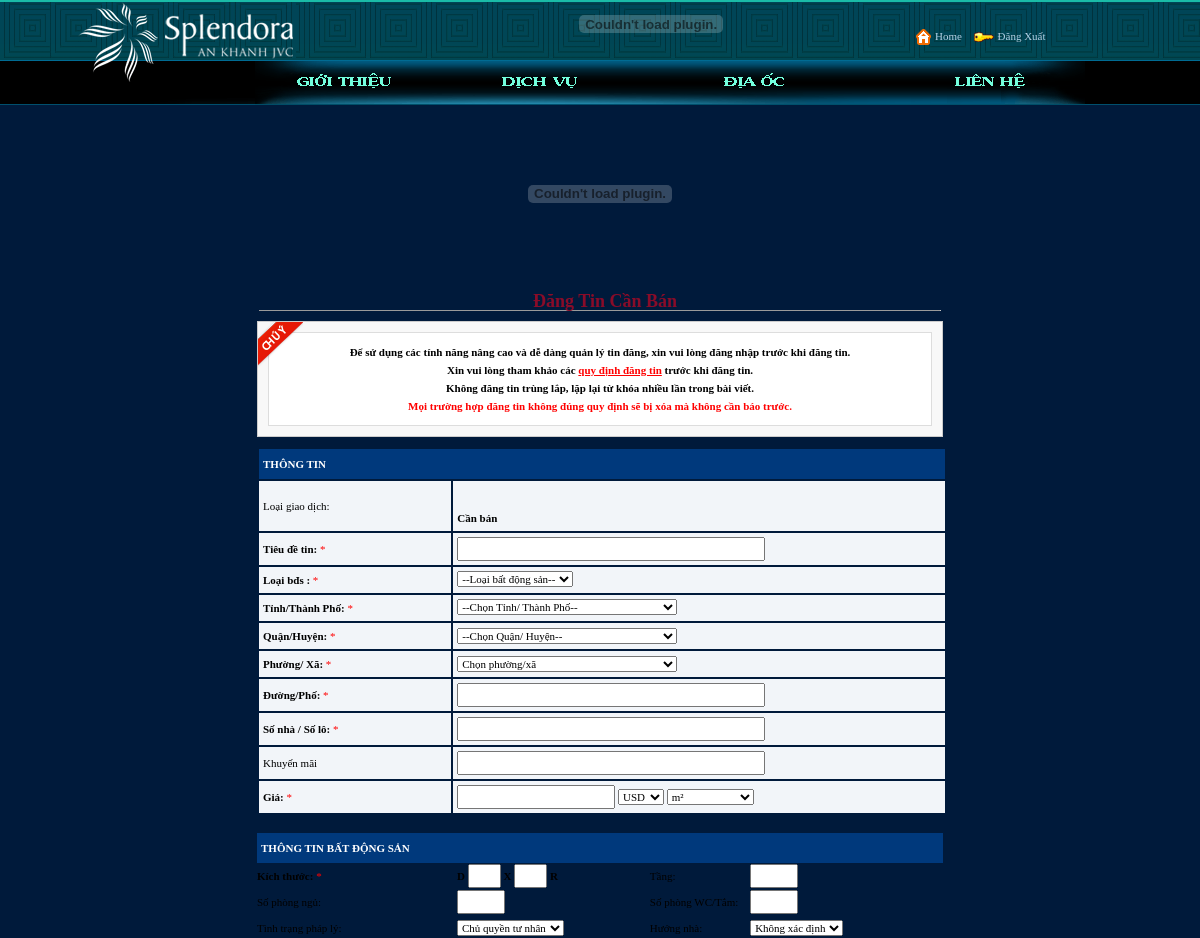
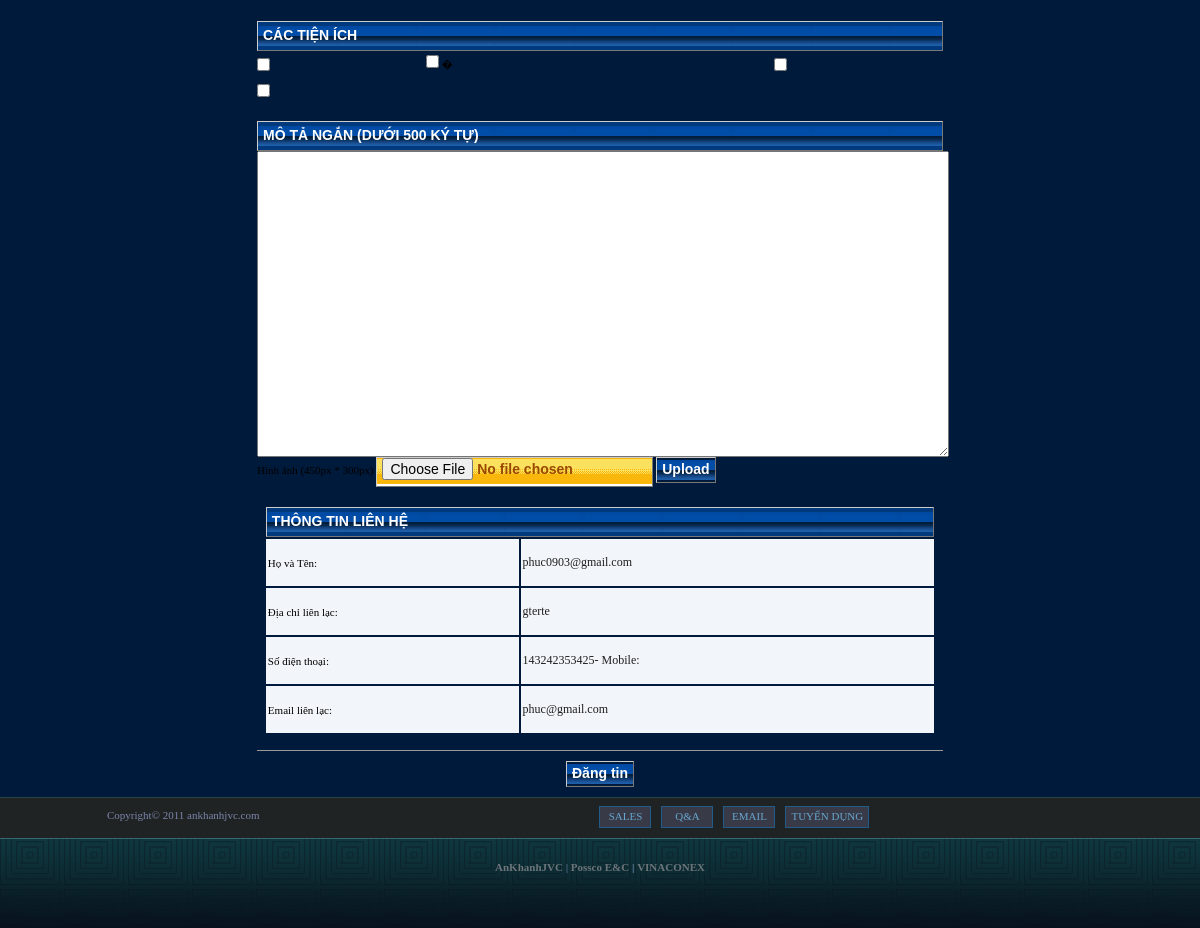
Screenshot of /Source/module/dangtindichvu.php (signed in) with the database file from the repository (2 pictures, top to bottom).
### tables this page shows
CREATE TABLE IF NOT EXISTS `tienich` (
  `id` int(11) NOT NULL AUTO_INCREMENT,
  `ten` varchar(45) DEFAULT NULL,
  PRIMARY KEY (`id`)
);

CREATE TABLE IF NOT EXISTS `user` (
  `id` int(11) NOT NULL AUTO_INCREMENT,
  `password` varchar(256) NOT NULL,
  `email` varchar(50) NOT NULL,
  `hoten` varchar(50) NOT NULL,
  `gioitinh` bit(1) NOT NULL,
  `diachi` text NOT NULL,
  `sdt1` varchar(15) DEFAULT NULL,
  `sdt2` varchar(15) DEFAULT NULL,
  `role` int(11) DEFAULT NULL,
  `level` int(11) DEFAULT NULL,
  `status` int(11) DEFAULT NULL,
  `ngaycapnhat` datetime DEFAULT NULL,
  `ip` varchar(45) DEFAULT NULL,
  PRIMARY KEY (`id`),
  KEY `fk_taikhoan_role` (`role`),
  KEY `fk_taikhoan_level` (`level`)
);

### Source/module/middangky.php (the view, shortened to what the rows shown need)
<div id="frmDichVu" name ="frmDichVu">
<?php
if(isset($curUserId))
{
echo "<form action='user/xulydichvu.php?id=".$curUserId."' method='POST' id='frmDichVu' name='frmDichVu' >";
}
?>
						<td style="padding: 10px;" valign="top">
							<div style="width: 686px;">
								<div class="mid_content">
									<br>
									<table class="table" width="100%" cellpadding="0" cellspacing="0">
<?php
include("../BUS/TienIchBUS.php");
$rs=TienIchBUS::GetAllTienIch();
$dem=0;
for($i=0;$i<count($rs);$i++)
{
	if(($dem % 3) == 0)
	{
	   echo "<tr>";
	}
	$dem++;
	echo "<td><input id='cbId[]'  name='cbId[]' type='checkbox' value='".$dem."'>";
	echo "<label for='".$dem."' > ".$rs[$i][1]."</label>";
	echo "</td>";
	if(($dem % 3) == 0)
	{
	   echo "</tr>";
	}
}
?>
									</table><br>
									<br>
									<table  cellspacing="2" cellpadding="2" width="98%"  border="0">
<?php
if(isset($curUser) && $curUser != null)
{
	if(isset($curUserEmail))
	{
		include("../BUS/UsersBUS.php");
		$result=UsersBus::GetUserByEmail($curUserEmail);
	}
}
?>
										<tr bgcolor="#F2F5F9">
											<td align="left" colspan="3"><p id="infoHoTen" name="infoHoTen" value="">
											<?php
											if(isset($curUserEmail))
											{
												echo $result['hoten'];
											}
											?></td>
										</tr>
										<tr bgcolor="#F2F5F9">
											<td align="left"><p id="infoDiaChi" name="infoDiaChi" value="">
											<?php
											if(isset($curUserEmail))
											{
												echo $result['diachi'];
											}
											?>
											</p></td>
										</tr>
										<tr bgcolor="#F2F5F9">
											<td align="left" colspan="3"><p id="infoSDT" name="infoSDT" value="">
											<?php
											if(isset($curUserEmail))
											{
												echo $result['sdt1'];
												echo "- Mobile:";
											}
											?>
											</p></td>
										</tr>
										<tr bgcolor="#F2F5F9">
											<td align="left"><p id="infoSDT" name="infoSDT" value="">
											<?php
											if(isset($curUserEmail))
											{
												echo $result['email'];
											}
											?>
											</p></td>
										</tr>
									</table>
							</div>
						</td>
</form>
</div>

### rows the page displays
tienich: ten "�"
user: hoten "phuc0903@gmail.com", diachi "gterte", sdt1 "143242353425", email "phuc@gmail.com"

### other values shown
form field cbbDonViTien "USD"
form field cbbDonViDichVu "m²"
form field cbbPhapLy "Chủ quyền tư nhân"
form field cbbHuongNha "Không xác định"
